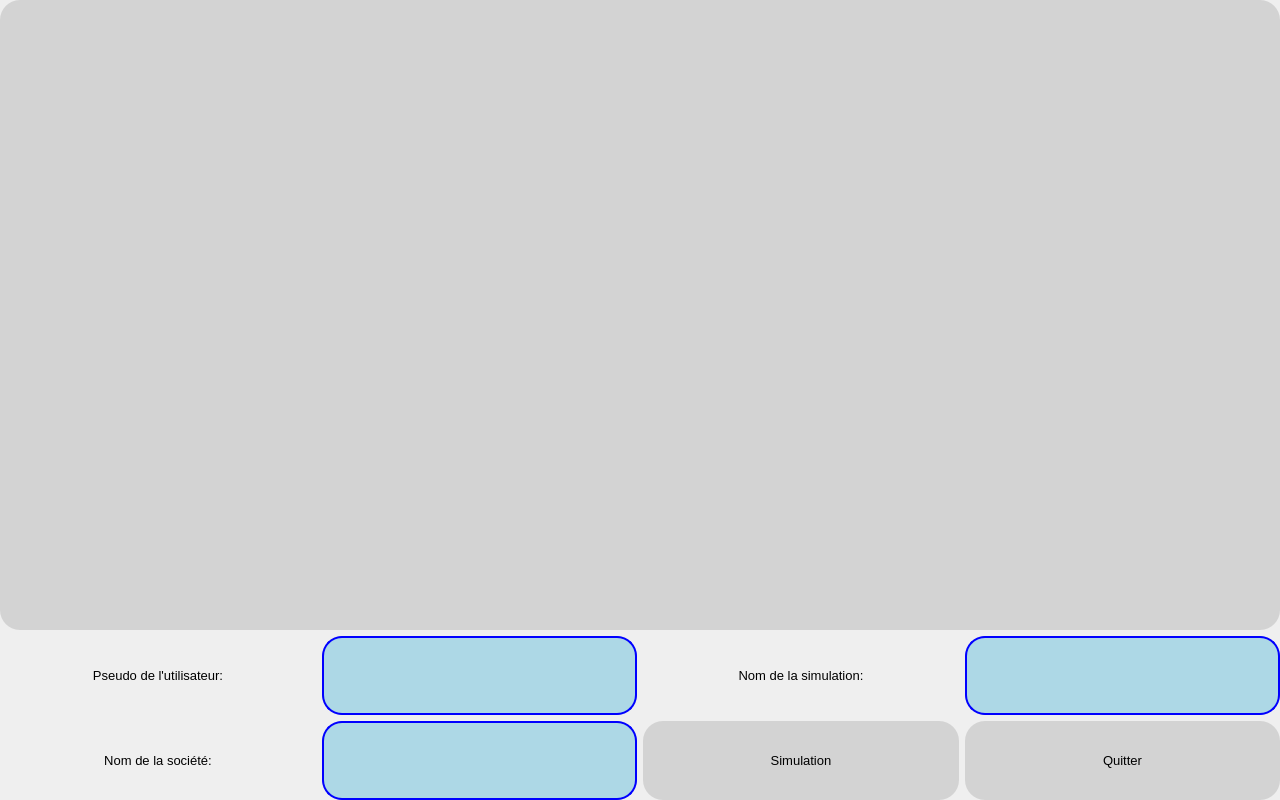
<?xml version="1.0" encoding="UTF-8"?>
<ui version="4.0">
 <class>dimensionement</class>
 <widget class="QWidget" name="dimensionement">
  <property name="geometry">
   <rect>
    <x>0</x>
    <y>0</y>
    <width>1280</width>
    <height>800</height>
   </rect>
  </property>
  <property name="maximumSize">
   <size>
    <width>1280</width>
    <height>803</height>
   </size>
  </property>
  <property name="font">
   <font>
    <pointsize>14</pointsize>
   </font>
  </property>
  <property name="windowTitle">
   <string>Form</string>
  </property>
  <layout class="QVBoxLayout" name="verticalLayout_2" stretch="80,10,10">
   <property name="margin">
    <number>0</number>
   </property>
   <item>
    <layout class="QVBoxLayout" name="verticalLayout_3">
     <property name="spacing">
      <number>0</number>
     </property>
     <item>
      <widget class="QLabel" name="label">
       <property name="maximumSize">
        <size>
         <width>1280</width>
         <height>800</height>
        </size>
       </property>
       <property name="styleSheet">
        <string notr="true">QLabel{
	border-radius: 20px;
	background-color: lightgray}</string>
       </property>
       <property name="text">
        <string/>
       </property>
       <property name="pixmap">
        <pixmap resource="images.qrc">:/images/images/dirigeable2.png</pixmap>
       </property>
       <property name="scaledContents">
        <bool>true</bool>
       </property>
       <property name="alignment">
        <set>Qt::AlignJustify|Qt::AlignTop</set>
       </property>
      </widget>
     </item>
    </layout>
   </item>
   <item>
    <layout class="QHBoxLayout" name="horizontalLayout" stretch="25,25,25,25">
     <item>
      <layout class="QHBoxLayout" name="horizontalLayout_3">
       <item>
        <widget class="QLabel" name="label_3">
         <property name="font">
          <font>
           <pointsize>10</pointsize>
          </font>
         </property>
         <property name="text">
          <string>Pseudo de l'utilisateur:</string>
         </property>
         <property name="alignment">
          <set>Qt::AlignCenter</set>
         </property>
        </widget>
       </item>
      </layout>
     </item>
     <item>
      <layout class="QHBoxLayout" name="horizontalLayout_6">
       <item>
        <widget class="QLineEdit" name="lineEdit_pseudo">
         <property name="maximumSize">
          <size>
           <width>1280</width>
           <height>800</height>
          </size>
         </property>
         <property name="styleSheet">
          <string notr="true">QLineEdit {
     border: 2px solid blue;
     border-radius: 20px;
     padding: 0 8px;
     background: lightblue;
     selection-background-color: darkgray;
 }</string>
         </property>
        </widget>
       </item>
      </layout>
     </item>
     <item>
      <layout class="QHBoxLayout" name="horizontalLayout_5">
       <item>
        <widget class="QLabel" name="label_2">
         <property name="font">
          <font>
           <pointsize>10</pointsize>
          </font>
         </property>
         <property name="text">
          <string>Nom de la simulation:</string>
         </property>
         <property name="alignment">
          <set>Qt::AlignCenter</set>
         </property>
        </widget>
       </item>
      </layout>
     </item>
     <item>
      <layout class="QHBoxLayout" name="horizontalLayout_2">
       <item>
        <widget class="QLineEdit" name="lineEdit_simulation">
         <property name="maximumSize">
          <size>
           <width>1280</width>
           <height>800</height>
          </size>
         </property>
         <property name="styleSheet">
          <string notr="true">QLineEdit {
     border: 2px solid blue;
     border-radius: 20px;
     padding: 0 8px;
     background: lightblue;
     selection-background-color: darkgray;
 }</string>
         </property>
        </widget>
       </item>
      </layout>
     </item>
    </layout>
   </item>
   <item>
    <layout class="QHBoxLayout" name="horizontalLayout_4" stretch="25,25,25,25">
     <item>
      <layout class="QHBoxLayout" name="horizontalLayout_10">
       <item>
        <widget class="QLabel" name="label_4">
         <property name="font">
          <font>
           <pointsize>10</pointsize>
          </font>
         </property>
         <property name="text">
          <string>Nom de la société:</string>
         </property>
         <property name="alignment">
          <set>Qt::AlignCenter</set>
         </property>
        </widget>
       </item>
      </layout>
     </item>
     <item>
      <layout class="QHBoxLayout" name="horizontalLayout_9" stretch="0">
       <item>
        <widget class="QLineEdit" name="lineEdit_societe">
         <property name="maximumSize">
          <size>
           <width>1280</width>
           <height>800</height>
          </size>
         </property>
         <property name="styleSheet">
          <string notr="true">QLineEdit {
     border: 2px solid blue;
     border-radius: 20px;
     padding: 0 8px;
     background: lightblue;
     selection-background-color: darkgray;
 }</string>
         </property>
        </widget>
       </item>
      </layout>
     </item>
     <item>
      <layout class="QHBoxLayout" name="horizontalLayout_11">
       <item>
        <widget class="QPushButton" name="pushButton">
         <property name="minimumSize">
          <size>
           <width>0</width>
           <height>0</height>
          </size>
         </property>
         <property name="maximumSize">
          <size>
           <width>1280</width>
           <height>800</height>
          </size>
         </property>
         <property name="font">
          <font>
           <pointsize>10</pointsize>
          </font>
         </property>
         <property name="autoFillBackground">
          <bool>false</bool>
         </property>
         <property name="styleSheet">
          <string notr="true">QPushButton{
	border-radius: 20px;
	background-color: lightgray}</string>
         </property>
         <property name="text">
          <string>Simulation</string>
         </property>
         <property name="checkable">
          <bool>false</bool>
         </property>
        </widget>
       </item>
      </layout>
     </item>
     <item>
      <layout class="QHBoxLayout" name="horizontalLayout_8">
       <item>
        <layout class="QHBoxLayout" name="horizontalLayout_7">
         <item>
          <widget class="QPushButton" name="pushButton_2">
           <property name="minimumSize">
            <size>
             <width>0</width>
             <height>0</height>
            </size>
           </property>
           <property name="maximumSize">
            <size>
             <width>1280</width>
             <height>800</height>
            </size>
           </property>
           <property name="font">
            <font>
             <pointsize>10</pointsize>
            </font>
           </property>
           <property name="autoFillBackground">
            <bool>false</bool>
           </property>
           <property name="styleSheet">
            <string notr="true">QPushButton{
	border-radius: 20px;
	background-color: lightgray}</string>
           </property>
           <property name="text">
            <string>Quitter</string>
           </property>
          </widget>
         </item>
        </layout>
       </item>
      </layout>
     </item>
    </layout>
   </item>
  </layout>
 </widget>
 <resources>
  <include location="images.qrc"/>
 </resources>
 <connections/>
</ui>
